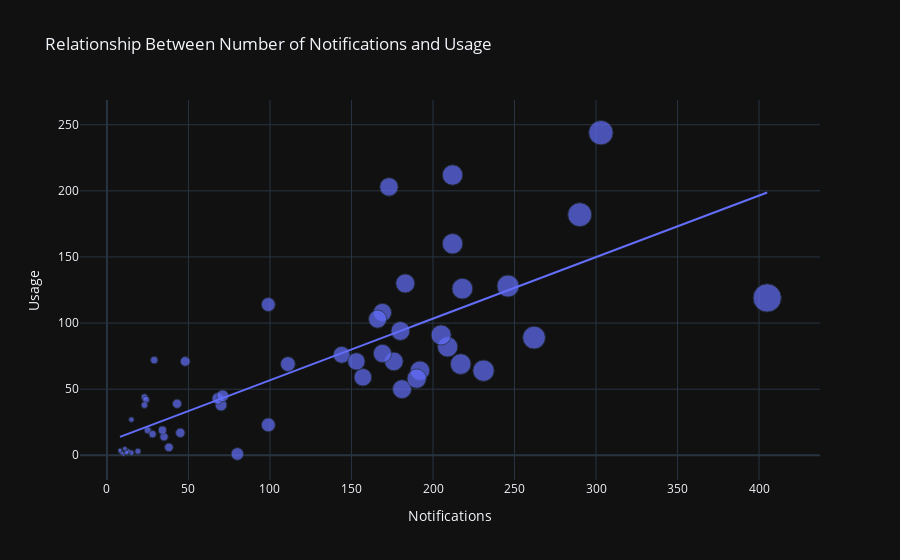

The notebook cell saved with this chart:
### Code cell
fig

### Figure 1 — Plotly figure (JSON) as saved in the notebook; plotly's stock layout.template omitted (floating-point values rounded to 4 significant figures)
{"data": [{"hovertemplate": "Notifications=%{marker.size}<br>Usage=%{y}<extra></extra>", "legendgroup": "", "marker": {"color": "#636efa", "size": [70, 43, 231, 35, 19, 25, 23, 28, 15, 29, 24, 34, 23, 48, 68, 71, 180, 99, 45, 10, 15, 13, 9, 8, 8, 11, 12, 209, 111, 183, 157, 246, 169, 99, 144, 80, 38, 218, 205, 212, 217, 405, 166, 173, 290, 153, 192, 181, 176, 212, 303, 169, 190, 262], "sizemode": "area", "sizeref": 1.012, "symbol": "circle"}, "mode": "markers", "name": "", "orientation": "v", "showlegend": false, "x": [70, 43, 231, 35, 19, 25, 23, 28, 15, 29, 24, 34, 23, 48, 68, 71, 180, 99, 45, 10, 15, 13, 9, 8, 8, 11, 12, 209, 111, 183, 157, 246, 169, 99, 144, 80, 38, 218, 205, 212, 217, 405, 166, 173, 290, 153, 192, 181, 176, 212, 303, 169, 190, 262], "xaxis": "x", "y": [38, 39, 64, 14, 3, 19, 44, 16, 27, 72, 42, 19, 38, 71, 43, 45, 94, 114, 17, 1, 2, 3, 2, 3, 4, 5, 2, 82, 69, 130, 59, 128, 108, 23, 76, 1, 6, 126, 91, 160, 69, 119, 103, 203, 182, 71, 64, 50, 71, 212, 244, 77, 58, 89], "yaxis": "y", "type": "scatter"}, {"hovertemplate": "<b>OLS trendline</b><br>Usage = 0.465523 * Notifications + 10.2432<br>R<sup>2</sup>=0.599775<br><br>Notifications=%{x}<br>Usage=%{y} <b>(trend)</b><extra></extra>", "legendgroup": "", "marker": {"color": "#636efa", "symbol": "circle"}, "mode": "lines", "name": "", "showlegend": false, "x": [8, 8, 9, 10, 11, 12, 13, 15, 15, 19, 23, 23, 24, 25, 28, 29, 34, 35, 38, 43, 45, 48, 68, 70, 71, 80, 99, 99, 111, 144, 153, 157, 166, 169, 169, 173, 176, 180, 181, 183, 190, 192, 205, 209, 212, 212, 217, 218, 231, 246, 262, 290, 303, 405], "xaxis": "x", "y": [13.97, 13.97, 14.43, 14.9, 15.36, 15.83, 16.3, 17.23, 17.23, 19.09, 20.95, 20.95, 21.42, 21.88, 23.28, 23.74, 26.07, 26.54, 27.93, 30.26, 31.19, 32.59, 41.9, 42.83, 43.3, 47.49, 56.33, 56.33, 61.92, 77.28, 81.47, 83.33, 87.52, 88.92, 88.92, 90.78, 92.18, 94.04, 94.5, 95.43, 98.69, 99.62, 105.7, 107.5, 108.9, 108.9, 111.3, 111.7, 117.8, 124.8, 132.2, 145.2, 151.3, 198.8], "yaxis": "y", "type": "scatter"}], "layout": {"xaxis": {"anchor": "y", "domain": [0.0, 1.0], "title": {"text": "Notifications"}}, "yaxis": {"anchor": "x", "domain": [0.0, 1.0], "title": {"text": "Usage"}}, "legend": {"tracegroupgap": 0, "itemsizing": "constant"}, "title": {"text": "Relationship Between Number of Notifications and Usage"}}}
